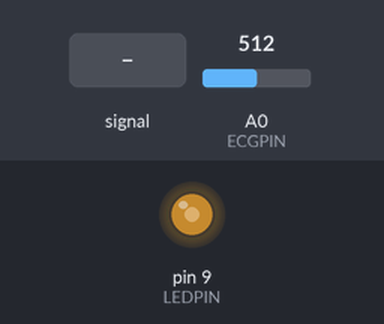
This sketch was run on a simulated Arduino Uno, built with avr-gcc and run on an emulated ATmega328P. Shown: output pins drawn as LEDs (lit = HIGH). The test bench sets the inputs (shaded band); at power-on: A0 (ECGPIN) = 512. What the sketch prints to the serial monitor is not drawn.

Above: at 1.2 s.
1.3 s: A0 (ECGPIN) fed a 200 Hz sine of ±81 counts around its level
4.3 s: A0 (ECGPIN) set to 900
At 5.1 s:
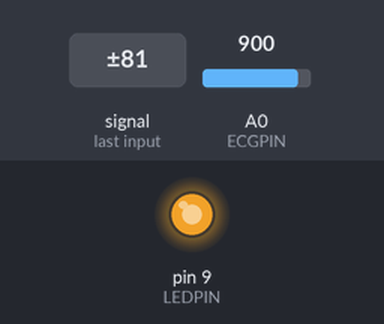
5.8 s: A0 (ECGPIN) set to 122
At 6.2 s:
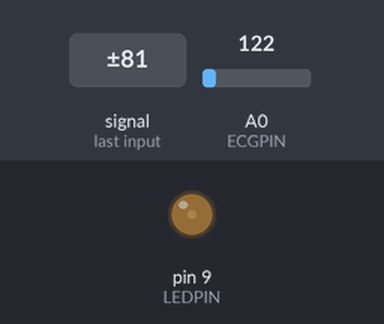
7.3 s: A0 (ECGPIN) set to 0
At 8.5 s:
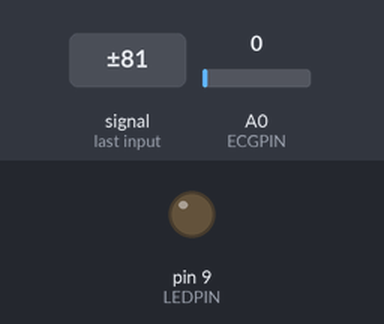
Timing chart, 0 to 9.8 s (numbered marks = the images above; inputs shaded):
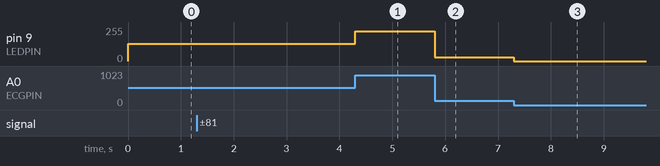

Measured:
- after the input at 4.3 s, pin 9 (LEDPIN): 128/255 → 225/255 at once
- after the input at 5.8 s, pin 9 (LEDPIN): 225/255 → 30/255 at once
- after the input at 7.3 s, pin 9 (LEDPIN): 30/255 → 0/255 at once

The sketch:

ECG_test.ino
```cpp
#define LEDPIN 9
#define ECGPIN A0

#define interval 1000


unsigned long CurrentMicros = 0;
unsigned long PreviousMicros = 0;

unsigned ECGVal;

void setup()
{
  // Setup pins
  pinMode(ECGPIN,INPUT);
  pinMode(LEDPIN,OUTPUT);

  // Initialize pins
  digitalWrite(LEDPIN,LOW);

  // Initialize Serial communication
  Serial.begin(115200);
}

void loop()
{

  CurrentMicros = micros();

  if( CurrentMicros - PreviousMicros >= interval )
  {
    PreviousMicros = CurrentMicros;

    ECGVal = analogRead(ECGPIN);
    char c1 = (ECGVal>>8);
    char c2 = ECGVal % 256;
    Serial.print(c2);
    Serial.print(c1);

    analogWrite(LEDPIN, ECGVal/4);
  }
}
```
